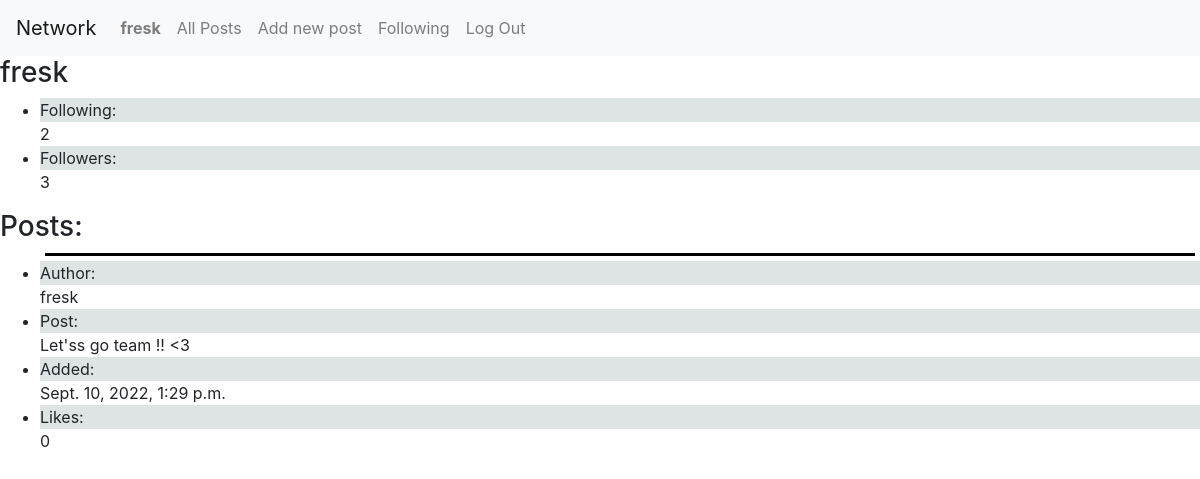
Page /profile/2 (signed in) on the earlier database version.
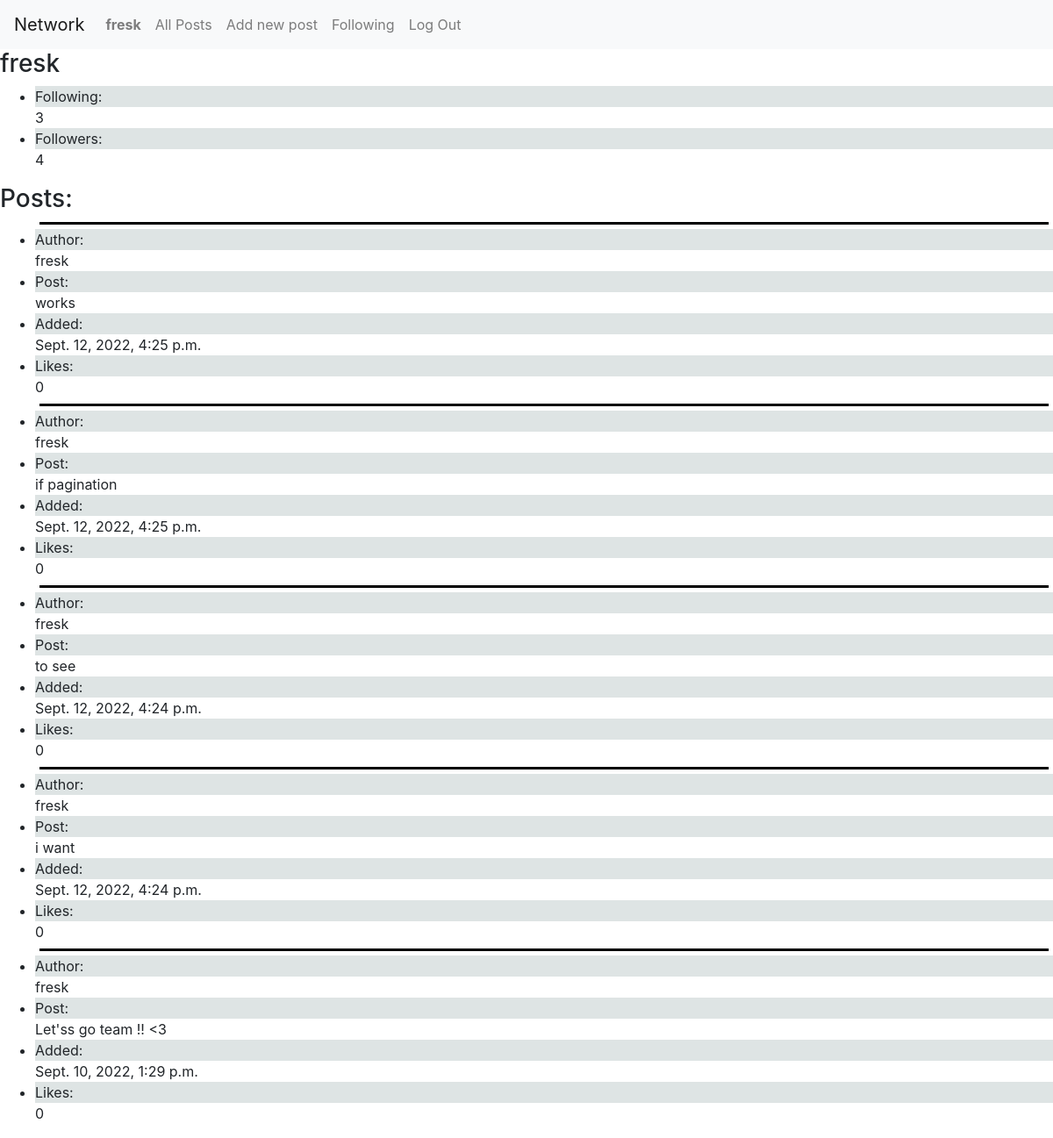
Same page on the later database version.
### network/models.py (models this page shows, shortened)
class User(AbstractUser):
    followers_number = models.IntegerField(default=0)
    following_number = models.IntegerField(default=0)
    followers = models.ManyToManyField("self", blank=True, symmetrical=False, related_name="u_followers")
    following = models.ManyToManyField("self", blank=True,  symmetrical=False, related_name="u_following")

class New_post(models.Model):
    poster = models.ForeignKey(User, on_delete=models.CASCADE, related_name="poster")
    post = models.TextField(max_length=500)
    date = models.DateTimeField(auto_now=True)
    likes = models.IntegerField(default=0)

### network/views.py (the view, shortened to what this page needs)
# urls.py: path("profile/<int:user_id>", views.profile, name="profile"),
def profile(request, user_id):
    profile = User.objects.get(id=user_id)
    posts = reversed(New_post.objects.all().filter(poster=profile.id))
    user = User.objects.get(id=request.user.id)
    return render(request, "network/profile.html", {
        "profile": profile,
        "posts": posts
    })

### network/templates/network/profile.html (shortened to what this page needs)
{% extends "network/layout.html" %}
{% block body %}
    <h3>{{ profile.username }}</h3>
    <ul>
        <li><div class="grey">Following:</div>{{ profile.following_number }}</li>
        <li><div class="grey">Followers:</div>{{ profile.followers_number }}</li>
    </ul>
    <h3>Posts:</h3>
    <ul>
        {% for post in posts %}
            <div class="line"></div>
            <div>
                <li><div class="grey">Author:</div>{{ post.poster }}</li>
                <li><div class="grey">Post:</div>{{ post.post }}</li>
                <li><div class="grey">Added:</div>{{ post.date }}</li>
                <li><div class="grey">Likes:</div>{{ post.likes }}</li>
                {% empty %}
                <li>No current posts</li>
            </div>
            {% endfor %}
    </ul>
{% endblock %}

### network/templates/network/layout.html (shortened to what this page needs)
{% load static %}
<!DOCTYPE html>
<html lang="en">
    <head>
        <link rel="stylesheet" href="https://stackpath.bootstrapcdn.com/bootstrap/4.4.1/css/bootstrap.min.css">
        <link href="{% static 'network/styles.css' %}" rel="stylesheet">
    </head>
    <body>
        <nav class="navbar navbar-expand-lg navbar-light bg-light">
            <a class="navbar-brand" href="#">Network</a>
            <div>
              <ul class="navbar-nav mr-auto">
                {% if user.is_authenticated %}
                    <li class="nav-item">
                        <a class="nav-link" href="{% url 'profile' user.id %}"><strong>{{ user.username }}</strong></a>
                    </li>
                {% endif %}
                <li class="nav-item">
                  <a class="nav-link" href="{% url 'index' %}">All Posts</a>
                </li>
                {% if user.is_authenticated %}
                    <li class="nav-item">
                        <a class="nav-link" href="{% url 'new_post' %}">Add new post</a>
                    </li>
                    <li class="nav-item">
                        <a class="nav-link" href="{% url 'following' %}">Following</a>
                    </li>
                    <li class="nav-item">
                        <a class="nav-link" href="{% url 'logout' %}">Log Out</a>
                    </li>
                {% endif %}
              </ul>
            </div>
          </nav>
        <div class="body">
            {% block body %}
            {% endblock %}
        </div>
    </body>
</html>

### network/static/network/styles.css (style rules this page uses)
.line { border-bottom: 3px solid black; height: 5px; margin: 5px; }
.grey { background-color: rgba(210, 218, 218, 0.733); }

Differences in the rows shown:
changed User "fresk": following_number "2" → "3"; followers_number "3" → "4"
added New_post: poster "fresk", post "works", date "Sept. 12, 2022, 4:25 p.m.", likes "0"
added New_post: poster "fresk", post "if pagination", date "Sept. 12, 2022, 4:25 p.m.", likes "0"
added New_post: poster "fresk", post "to see", date "Sept. 12, 2022, 4:24 p.m.", likes "0"
added New_post: poster "fresk", post "i want", date "Sept. 12, 2022, 4:24 p.m.", likes "0"
